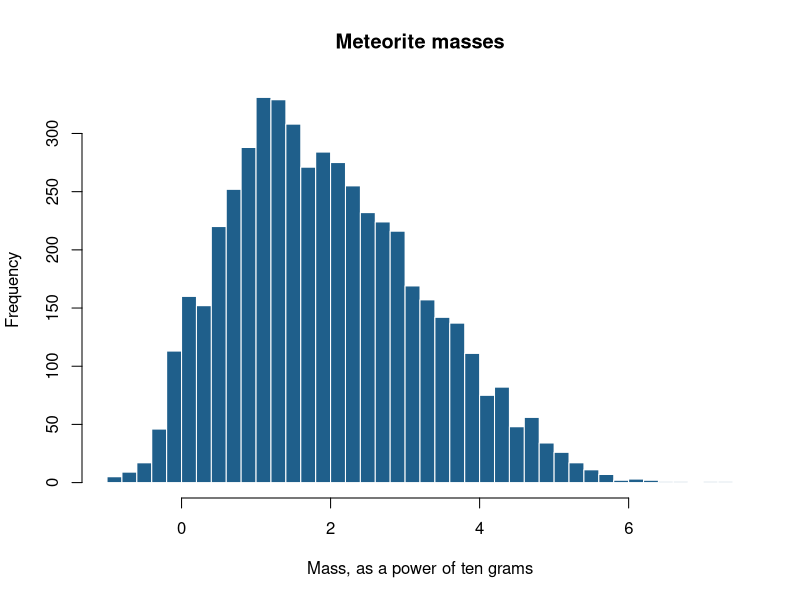
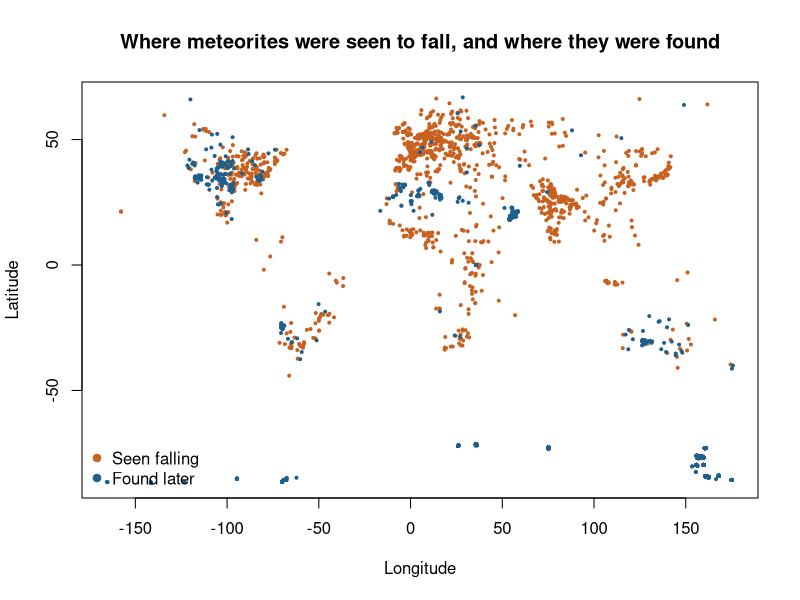
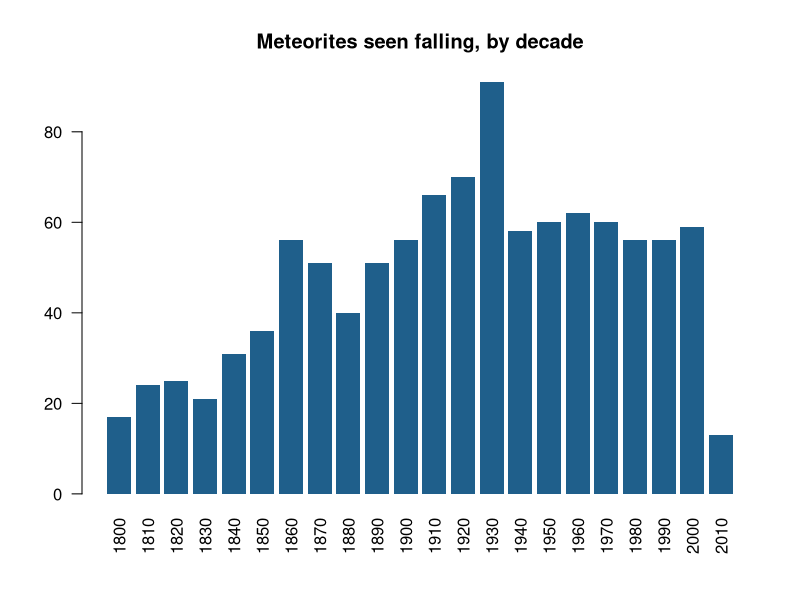
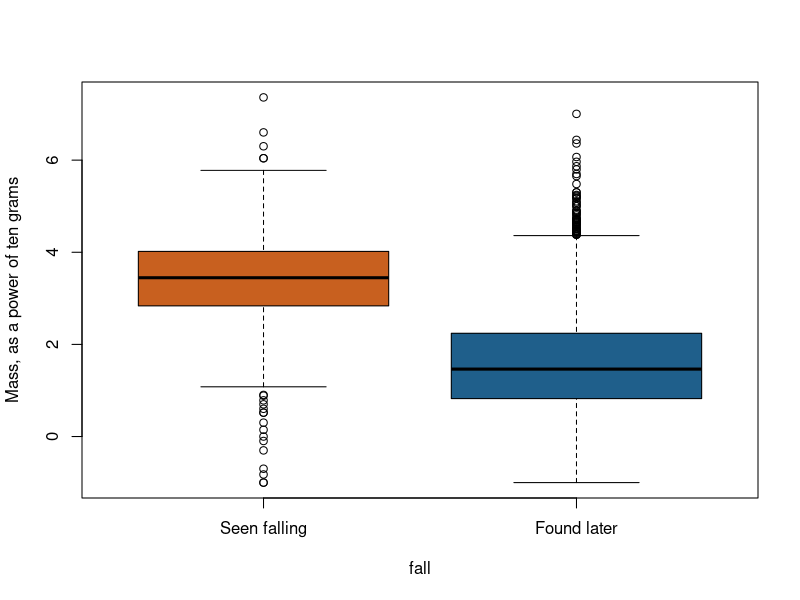
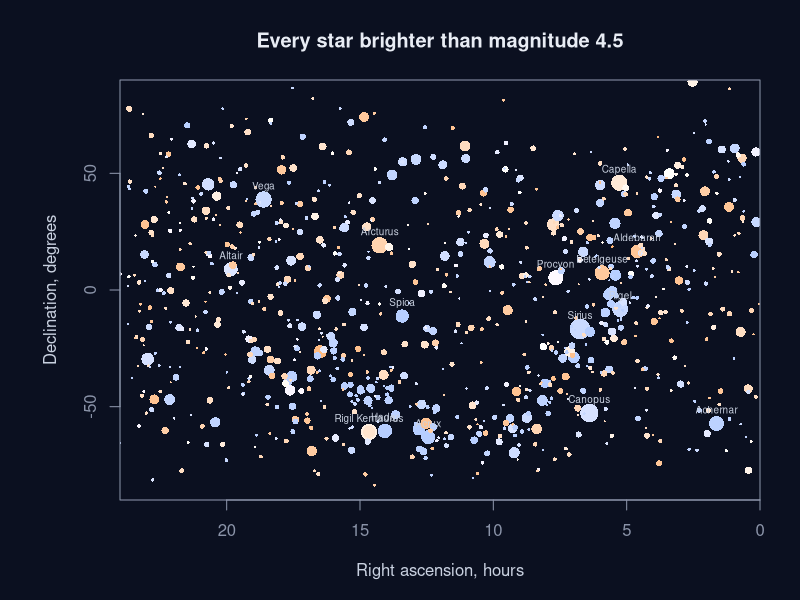
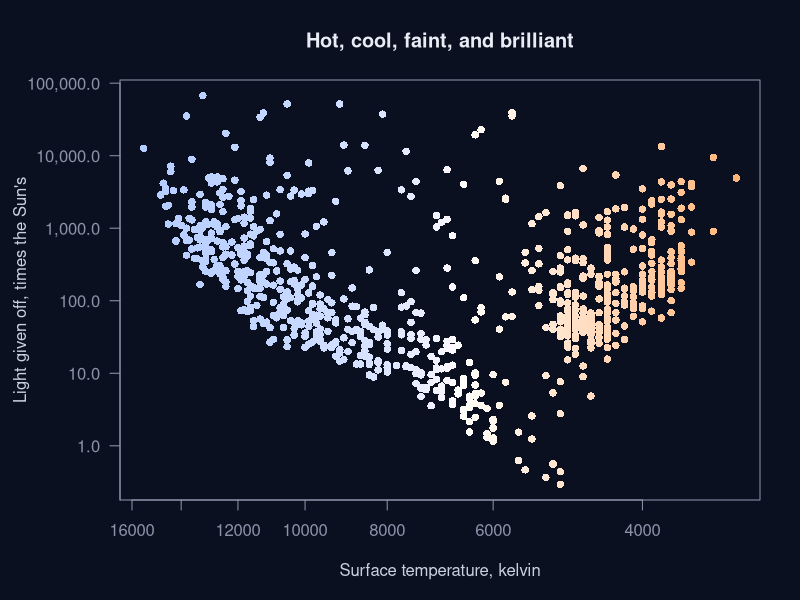

Recreate these plots in R, in order.
# Plots ----
#
# Each plot lands in the canvas at full width. Full size shows it
# over the window, where the arrow keys move between plots, and
# Export saves it at a size for a slide, a document, or a journal
# column. Edit labels, under a plot, changes its title in the code.

meteorites <- read.csv("data/meteorites.csv")

# Meteorites range from a gram to tens of tonnes, so their masses
# are shown as powers of ten.
hist(log10(meteorites$mass_g), breaks = 30, col = "#1F5F8B", border = "white",
     main = "Meteorite masses", xlab = "Mass, as a power of ten grams")

# A map, made from nothing but longitude and latitude. Places
# written as 0, 0 mean unknown, so they are left out.
placed <- subset(meteorites, !is.na(lat) & !(lat == 0 & long == 0))
plot(lat ~ long, data = placed, pch = 19, cex = 0.4,
     col = ifelse(placed$fall == "fell", "#C8601F", "#1F5F8B"),
     main = "Where meteorites were seen to fall, and where they were found",
     xlab = "Longitude", ylab = "Latitude")

# A line that adds to a plot redraws that plot rather than making a
# new one.
legend("bottomleft", c("Seen falling", "Found later"), pch = 19,
       col = c("#C8601F", "#1F5F8B"), bty = "n")

# More people, more witnesses: falls seen in each decade.
seen <- subset(meteorites, fall == "fell" & year >= 1800)
barplot(table(floor(seen$year / 10) * 10), las = 2, col = "#1F5F8B", border = NA,
        main = "Meteorites seen falling, by decade")

# Do the ones people see falling tend to be bigger?
boxplot(log10(mass_g) ~ fall, data = subset(meteorites, mass_g > 0),
        names = c("Seen falling", "Found later"), col = c("#C8601F", "#1F5F8B"),
        ylab = "Mass, as a power of ten grams")

# The night sky ----
#
# bright_stars.csv holds every star you could see from a town on a
# clear night: its name, how bright it looks, how far away it is, and
# its true color, as a hex code ready for plotting.

stars <- read.csv("data/bright_stars.csv")

# The whole sky, flattened, on a dark background. Brighter stars are
# shown larger, as the eye sees them. Lower magnitude means brighter.
old <- par(bg = "#0B1020", fg = "#8A93A8", col.axis = "#8A93A8",
           col.lab = "#C9D1E0", col.main = "#E8ECF4", mar = c(5, 6, 4, 2))
plot(dec_degrees ~ ra_hours, data = stars, pch = 16,
     cex = 0.25 + (4.6 - stars$magnitude) * 0.42, col = stars$color,
     xlim = c(24, 0), ylim = c(-90, 90), xaxs = "i", yaxs = "i",
     main = "Every star brighter than magnitude 4.5",
     xlab = "Right ascension, hours", ylab = "Declination, degrees")
brightest <- subset(stars, magnitude < 1)
text(brightest$ra_hours, brightest$dec_degrees, brightest$name,
     pos = 3, cex = 0.6, col = "#C9D1E0")

# Temperature against the light a star gives off, on log scales: the
# Hertzsprung-Russell diagram. Most stars sit on one diagonal band,
# the main sequence. The giants float above it.
plot(luminosity_sun ~ temperature_k, data = stars, log = "xy",
     xlim = rev(range(stars$temperature_k)), pch = 16, col = stars$color,
     yaxt = "n", main = "Hot, cool, faint, and brilliant",
     xlab = "Surface temperature, kelvin", ylab = "")
axis(2, at = 10^(-1:5), labels = format(10^(-1:5), big.mark = ",", scientific = FALSE), las = 1)
mtext("Light given off, times the Sun's", side = 2, line = 4.5, col = "#C9D1E0")
par(old)
